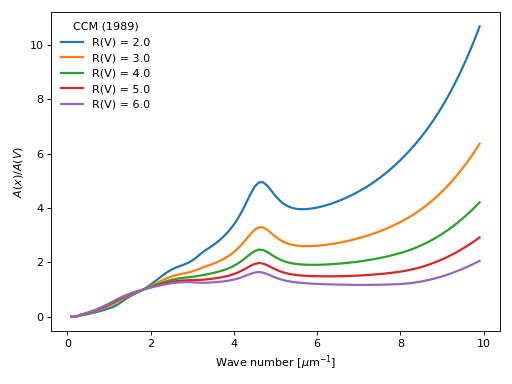

Recreate this plot in Python.
import numpy as np
import matplotlib.pyplot as plt
import astropy.units as u

from dustapprox.extinction import CCM89

#define the wave numbers
x = np.arange(0.1, 10, 0.1)    # in microns^{-1}
lamb = 1. / x * u.micron

c = CCM89()
Rvs = np.arange(2, 6.01, 1.)

for Rv in Rvs:
    plt.plot(x, c(lamb, Rv=Rv), label=f'R(V) = {Rv:0.1f}', lw=2)
plt.xlabel(r'Wave number [$\mu$m$^{-1}$]')
plt.ylabel(r'$A(x)/A(V)$')
plt.legend(loc='upper left', frameon=False, title='CCM (1989)')
plt.tight_layout()
plt.show()
